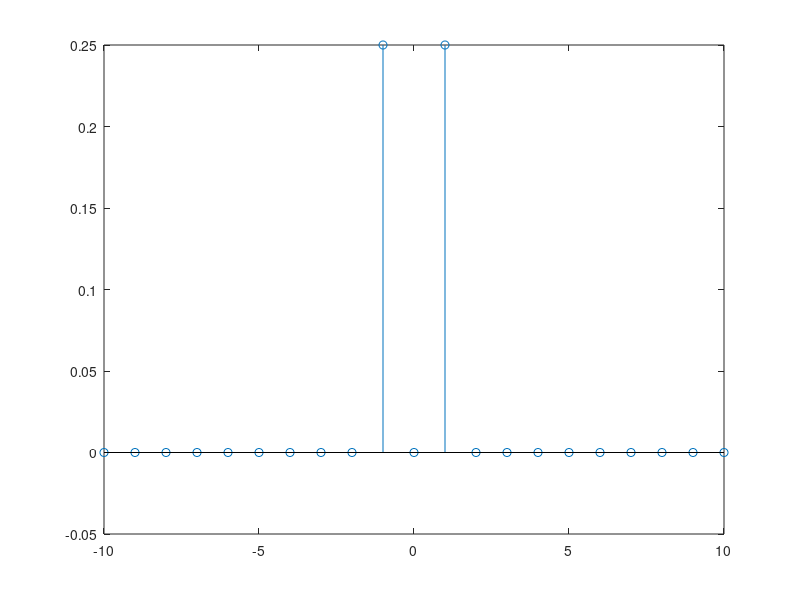

Recreate this plot in MATLAB.
clc
clear
close all
%%
A=1;
wo=pi;
To=2*pi/wo;
phi=pi/3;
Fs=1000;    %no.of samples
tvec=0:1/Fs:To;
xt=A*cos(wo*tvec+phi);
kvec=-10:10;
for kx=1:length(kvec)
    k=kvec(kx);
    basis=exp(-1i*k*wo*tvec);
    avec(kx)=1/To*trapz(tvec,xt.*basis);
end

stem(kvec,avec)